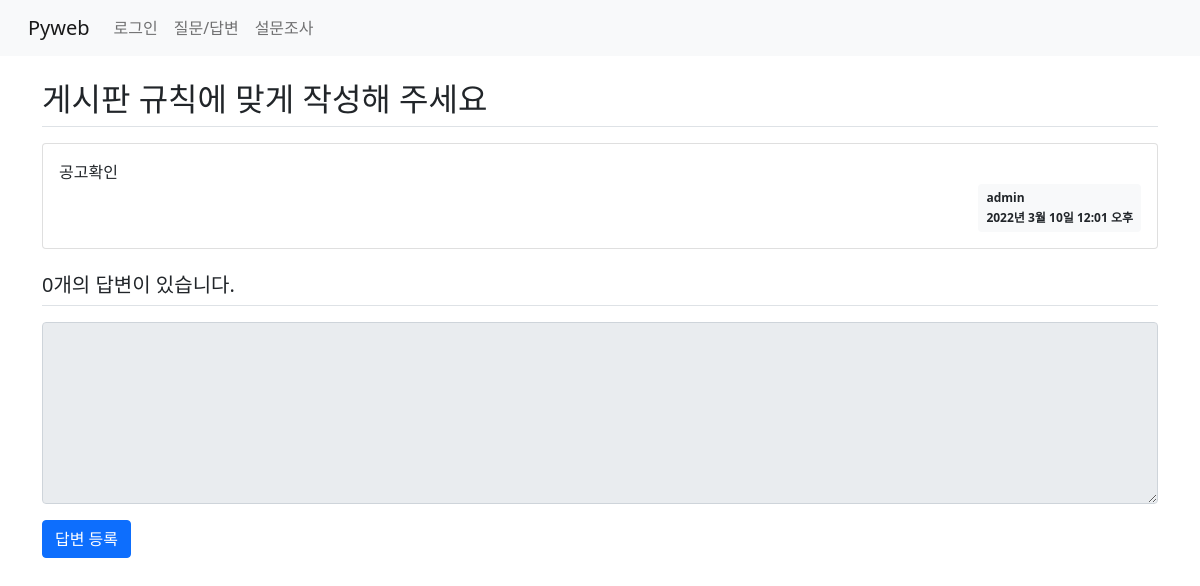
/board/50/, run on an earlier commit of the app's database.
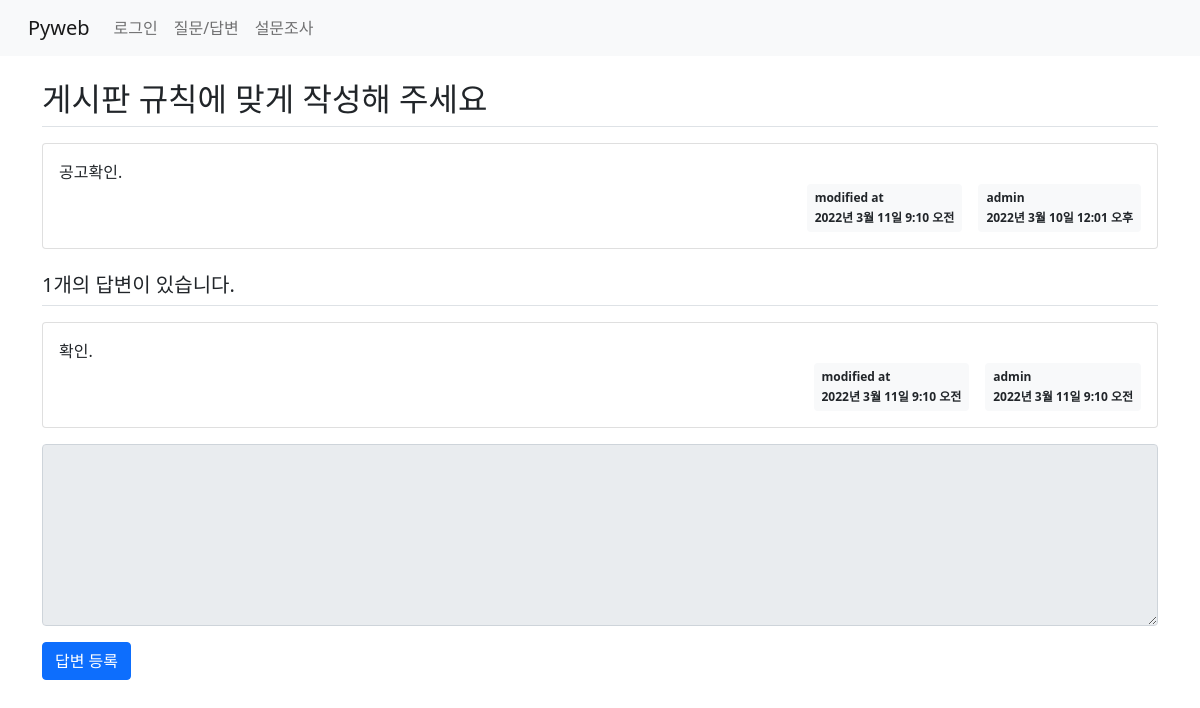
And on a later commit of the database.
### board/models.py (models this page shows, shortened)
class Question(models.Model):
    subject = models.CharField(max_length=200)
    content = models.TextField()
    create_date = models.DateTimeField()  # not null
    modify_date = models.DateTimeField(null=True, blank=True) # null 값 허용/ blank- 폼 데이터null
    author = models.ForeignKey(User, on_delete=models.CASCADE)

class Answer(models.Model):
    content = models.TextField()
    create_date = models.DateTimeField()
    modify_date = models.DateTimeField(null=True, blank=True)
    question = models.ForeignKey(Question, on_delete=models.CASCADE)
    author = models.ForeignKey(User, on_delete=models.CASCADE)

### board/views.py (the view)
# urls.py: path('<int:question_id>/', views.detail, name='detail'), #127.0.0.1:8000/board/1/
def detail(request, question_id):
    question = get_object_or_404(Question, pk=question_id)  #url경로 오류 처리
    context = {'question':question}
    return render(request, 'board/detail.html', context)

### templates/board/detail.html (shortened to what this page needs)
{% extends 'base.html' %}
{% block content %}
    <div class="container my-3">
       <h2 class="border-bottom py-2">{{ question.subject }}</h2>
        <div class="card my-3">
            <div class="card-body">
                <div class="card-text" style="white-space:pre-line">{{ question.content }}</div>
                <div class="d-flex justify-content-end">
                    {% if question.modify_date %}
                    <div class="badge badge-light text-dark p-2 mx-3 text-left">
                        <div class="mb-2">modified at</div>
                        <div>{{ question.modify_date }}</div>
                    </div>
                    {% endif %}
                    <div class="badge badge-light text-dark p-2 text-left">
                        <div class="mb-2">{{ question.author }}</div>
                        <div>{{ question.create_date }}</div>
                    </div>
                </div>
            </div>
        </div>
        <h5 class="border-bottom my-3 py-2">
            {{ question.answer_set.count }}개의 답변이 있습니다.
        </h5>
        {% for answer in question.answer_set.all %}
        <div class="card my-3">
            <div class="card-body">
                <div class="card-text"  style="white-space:pre-line">{{ answer.content }}</div>
                <div class="d-flex justify-content-end">
                     {% if answer.modify_date %}
                    <div class="badge badge-light text-dark p-2 mx-3 text-left">
                        <div class="mb-2">modified at</div>
                        <div>{{ answer.modify_date }}</div>
                    </div>
                    {% endif %}
                    <div class="badge badge-light text-dark p-2 text-left">
                        <div class="mb-2">{{ answer.author }}</div>
                        <div>{{ answer.create_date }}</div>
                    </div>
                </div>
            </div>
        </div>
        {% endfor %}
        <form action="{% url 'board:answer_create' question.id %}" method="post">
          <div class="form-group">
              <textarea name="content" rows="7" cols="60" class="form-control"
                              {% if not user.is_authenticated %} disabled {% endif %}></textarea>
          </div>
          <input type="submit" value="답변 등록" class="btn btn-primary">
      </form>
    </div>
{% endblock %}

What changed in the data, as far as the page shows it:
changed Question "게시판 규칙에 맞게 작성해 주세요": content "공고확인" → "공고확인."; modify_date (not shown) → "2022년 3월 11일 9:10 오전"; answer_set.count "0" → "1"
added Answer: content "확인.", modify_date "2022년 3월 11일 9:10 오전", author "admin", create_date "2022년 3월 11일 9:10 오전"
Also different on the page:
text now shown: "modified at"
